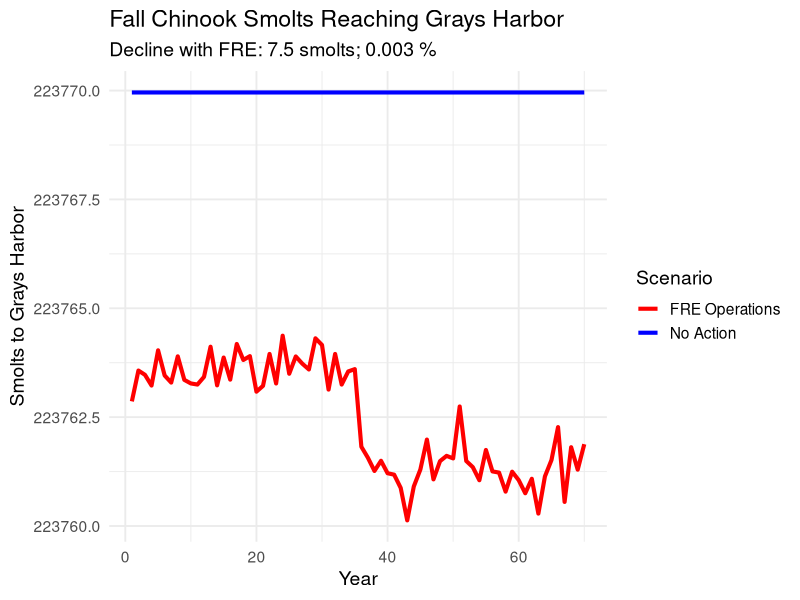

The R script that drew this image:
# ==========================================================
# Fall Chinook LCM: Adults → Smolts to Grays Harbor
# FRE Operations vs No Action
#
#
# This model was developed to be as simple as possible and provide
# liberal estimates of mortality associated with FRE operations to 
# quantify the total difference in smolts reaching Grays Harbor
#
# ==========================================================

library(ggplot2)

# ------------------------------
# 1. Initial Conditions
# ------------------------------

#Want to only apply the flood-based, FRE ops mortalities to the proportion of the
#population above Newaukum (minus S Fork Chehalis), which we are calling Upper Chehalis
#Entire basin pop based on ASRP TM2 = 29,358 fish
#Upper Chehalis Basin pop based on ASRP TM2: 
          #SF to Elk(187) + Elk(19) + Elk to Crim(85) + Above Crim(113) = 404 fish under current conditions
#All other areas (S Fork + all downstream) = 28,954
#So, the area of focus is only 1.40% of all adults in system

pop_init <- 29358  
n_years  <- 70
n_mc     <- 500
set.seed(123)

# ------------------------------
# 2. Life-History Parameters
# ------------------------------
adults_per_redd     <- 2.5 #Washington State Salmon Recovery Technical Memoranda
eggs_per_redd     <- 5400 #NOAA LCM

#
egg_to_fry        <- 0.30   # Egg-to-fry survival for Chinook salmon typically ranges from 25–70% depending on incubation conditions,
                            #with life-cycle models commonly assuming values around 0.30–0.40. This model uses 0.40 as a
                            #representative mid-range estimate consistent with NOAA life-cycle modeling assumptions.
fry_to_smolt_fw   <- 0.15   # Can pull older info from: https://www.waterboards.ca.gov/waterrights/water_issues/programs/bay_delta/deltaflow/docs/exhibits/nmfs/spprt_docs/nmfs_exh4_healey_1991.pdf
outmigrant_surv      <- 0.70   # 

egg_capacity      <- 8e6

BH <- function(S, p, c){
  (S * p) / (1 + (p / c) * S)
}

# ------------------------------
# 3. Flood Probability Regime
# ------------------------------

#Use ensemble maximum values for most conservative estimate - higher mortality
flood_probs <- data.frame(
  period = c("Mid","Late"),
  typical = c(0.58,0.45),
  major = c(0.37,0.47),
  catastrophic = c(0.05,0.076)
)

get_climate_period <- function(year){
  if(year <= 35) return("Mid")
  return("Late")
}

draw_flood <- function(year){
  period <- get_climate_period(year)
  probs <- flood_probs[flood_probs$period==period,
                       c("typical","major","catastrophic")]
  sample(c("typical","major","catastrophic"),
         1,
         prob=as.numeric(probs))
}

# ------------------------------
# 4. Scenario-Specific Redd Mortalities
# ------------------------------

#the 3.5% for major and 10.5% for catastrophic flood redd mortalities only apply
#to the portion of the pop above Newaukum (minus S Fork Chehalis). That is only 1.40% 
#of the total pop (404/29,358 * 100).

# 404 fish / 2.5 fish per redd = 161.6 redds in Upper Chehalis
# 10.5% of these wiped out with catastrophic flood: 161.6 * 0.105 = 17 redds lost
# 3.5% of these wiped out with catastrophic flood: 161.6 * 0.035 = 6 redds lost

#Assume total Chehalis pop redds is 29,358 / 2.5 fish per redd = 11,743 redds
#Upper Chehalis redd loss as proportion of entire basin: 
            #Catastrophic flood: 17 redds lost / 11,743 total redds = 0.00145
            #Major flood: 6 redds lost / 11,743 = 0.0005
#Apply these proportions for the redd mort with FRE ops

redd_mort_dam <- c(
  typical = 0.00,
  major = 0.0005,
  catastrophic = 0.00145
)

redd_mort_no_action <- c(
  typical = 0.00,
  major = 0.000,
  catastrophic = 0.000
)

# ------------------------------
# 5. Simulation Function
# ------------------------------
run_lcm <- function(redd_mort_vector){
  
  smolts_out <- matrix(NA,n_mc,n_years)
  
  for(mc in 1:n_mc){
    
    adults <- pop_init
    
    for(yr in 1:n_years){
      
      redds   <- adults / adults_per_redd
      
      flood_type <- draw_flood(yr)
      redds_post <- redds * (1 - redd_mort_vector[flood_type])
      
      eggs <- BH(redds_post, eggs_per_redd, egg_capacity)
      fry  <- eggs * egg_to_fry
      smolts_fw <- fry * fry_to_smolt_fw
      smolts_GH <- smolts_fw * outmigrant_surv
      
      smolts_out[mc,yr] <- smolts_GH
      adults <- pop_init
    }
  }
  
  smolts_out
}

# ------------------------------
# 6. Run Both Scenarios
# ------------------------------
results_dam       <- run_lcm(redd_mort_dam)
results_no_action <- run_lcm(redd_mort_no_action)

# ------------------------------
# 7. Percent Decline Calculation
# ------------------------------
mean_dam       <- apply(results_dam,2,mean)
mean_no_action <- apply(results_no_action,2,mean)

percent_decline_by_year <- 
  (mean_no_action - mean_dam) / mean_no_action * 100

mean_percent_decline <- mean(percent_decline_by_year)

cat("Mean Percent Decline in Smolts (FRE vs No Action):",
    round(mean_percent_decline,2), "%\n")

# ------------------------------
# 7b. Summary Comparison Table
# ------------------------------

# Mean smolts across all years (and MC runs)
overall_mean_dam       <- mean(results_dam)
overall_mean_no_action <- mean(results_no_action)

# Absolute and percent difference
difference_smolt <- overall_mean_no_action - overall_mean_dam
percent_diff     <- difference_smolt / overall_mean_no_action * 100

summary_table <- data.frame(
  Scenario = c("No Action", "FRE Operations"),
  Mean_Smolts = c(overall_mean_no_action,
                  overall_mean_dam)
)

comparison_row <- data.frame(
  Scenario = "Difference (No Action - FRE)",
  Mean_Smolts = difference_smolt
)

percent_row <- data.frame(
  Scenario = "Percent Difference (%)",
  Mean_Smolts = percent_diff
)

summary_output <- rbind(summary_table,
                        comparison_row,
                        percent_row)

summary_output$Mean_Smolts <- round(summary_output$Mean_Smolts, 3)
print(summary_output)

# ------------------------------
# 8. Prepare Plot Data
# ------------------------------
long_dam <- as.data.frame(as.table(results_dam))
colnames(long_dam) <- c("Sim","Year","Smolts")
long_dam$Scenario <- "FRE Operations"

long_no_action <- as.data.frame(as.table(results_no_action))
colnames(long_no_action) <- c("Sim","Year","Smolts")
long_no_action$Scenario <- "No Action"

long_all <- rbind(long_dam, long_no_action)
long_all$Year <- as.numeric(gsub("V","", long_all$Year))

summary_df <- data.frame(
  Year = rep(1:n_years,2),
  Smolts = c(mean_dam, mean_no_action),
  Scenario = rep(c("FRE Operations","No Action"),
                 each=n_years)
)

# ------------------------------
# 9. Spaghetti Plot
# ------------------------------

ggplot() +
  
  # Mean lines (bold)
  geom_line(data=summary_df,
            aes(x=Year,y=Smolts,color=Scenario),
            linewidth=1.4) +
  
  scale_color_manual(values=c(
    "FRE Operations"="red",
    "No Action"="blue"
  )) +
  
  labs(title="Fall Chinook Smolts Reaching Grays Harbor",
       subtitle=paste("Decline with FRE:",
                      round(comparison_row$Mean_Smolts,2),"smolts;",
                      round(summary_output$Mean_Smolts[4],4), "%"),
       x="Year",
       y="Smolts to Grays Harbor",
       color="Scenario") +
  
  theme_minimal(base_size=14)
